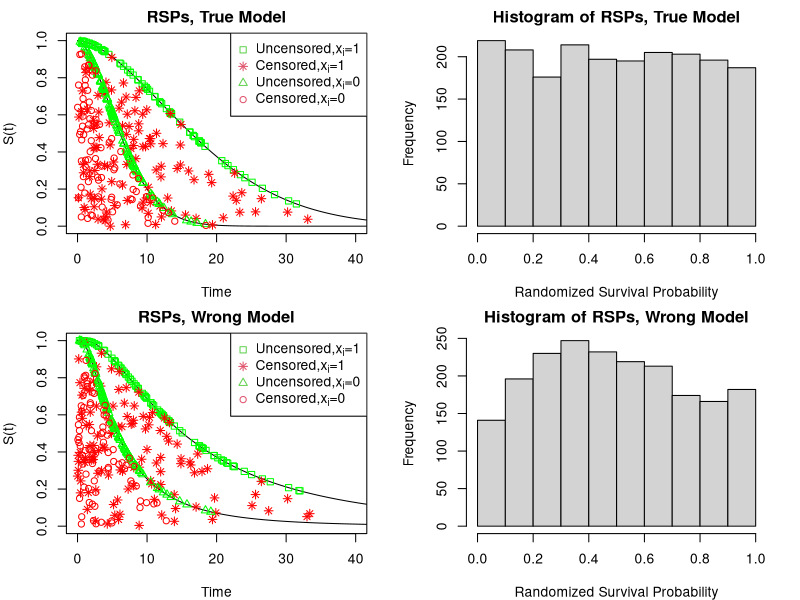
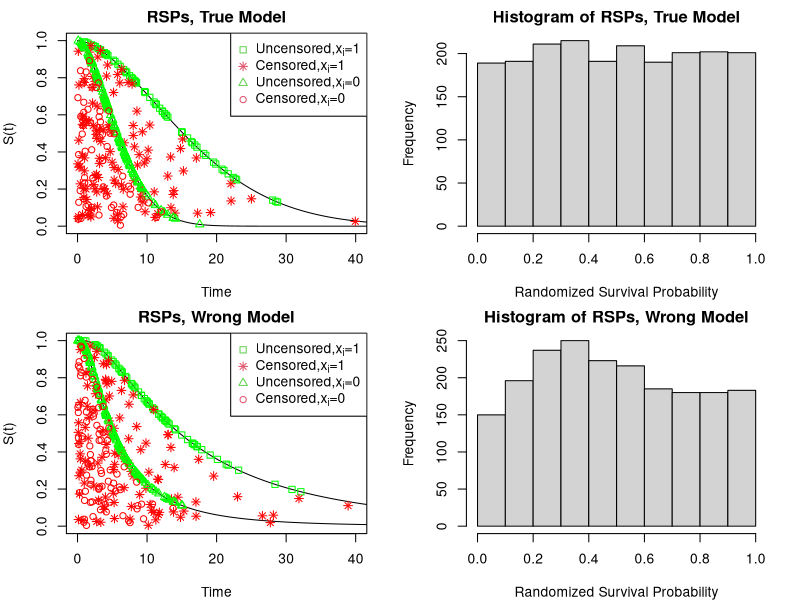
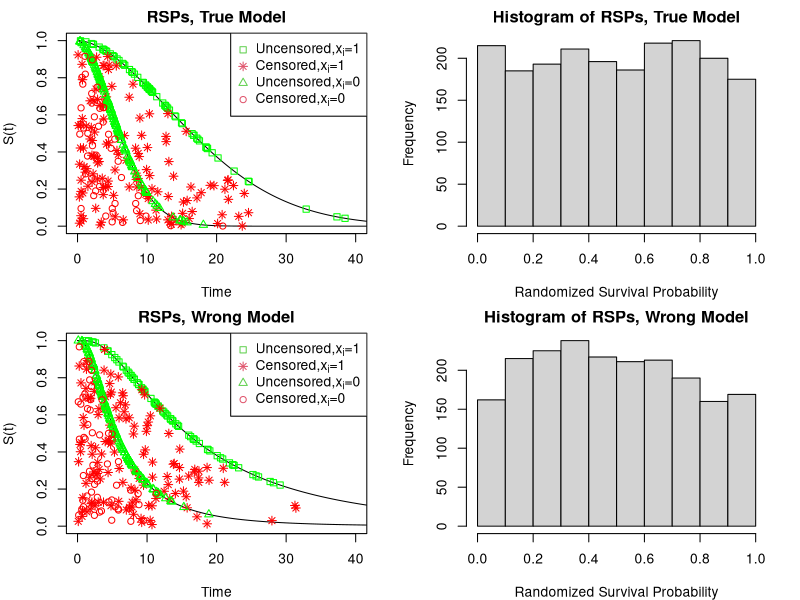
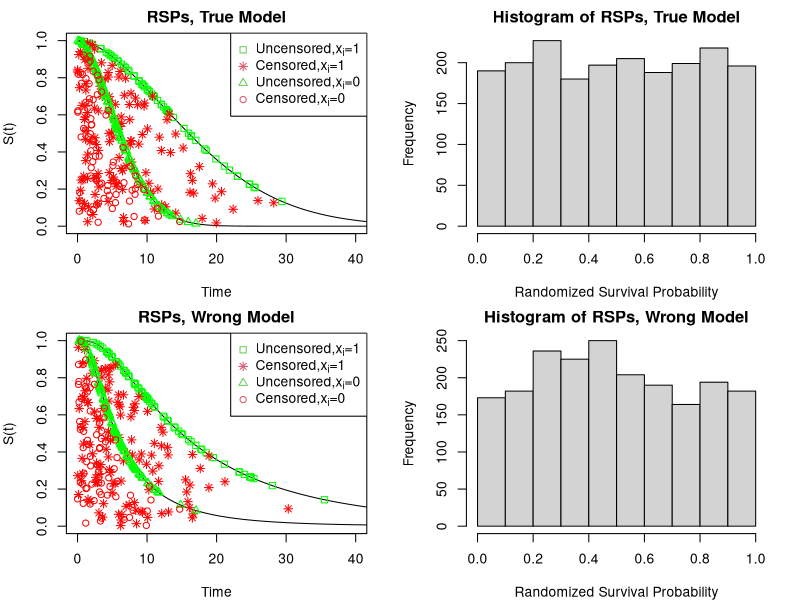
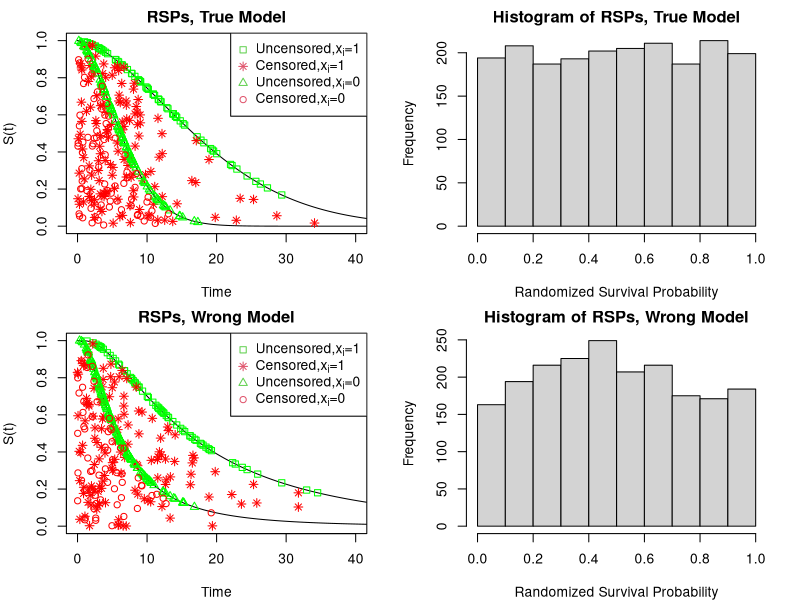
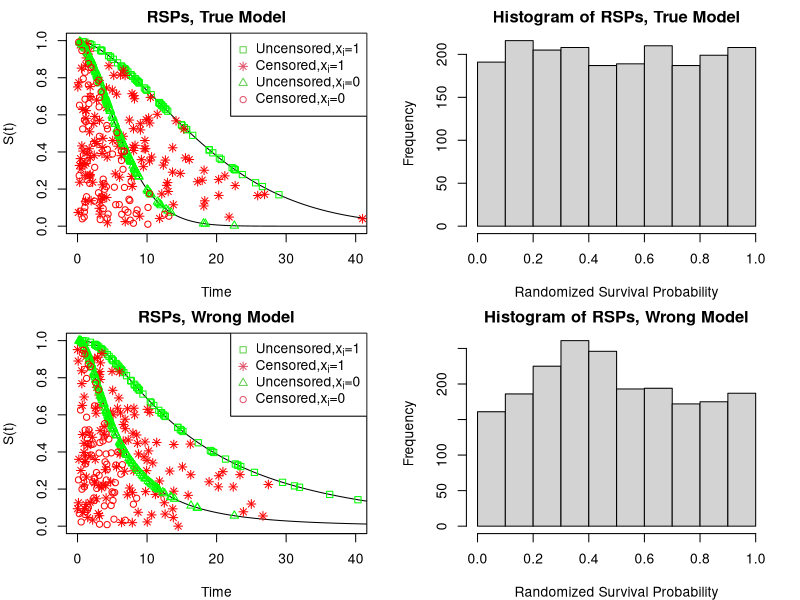
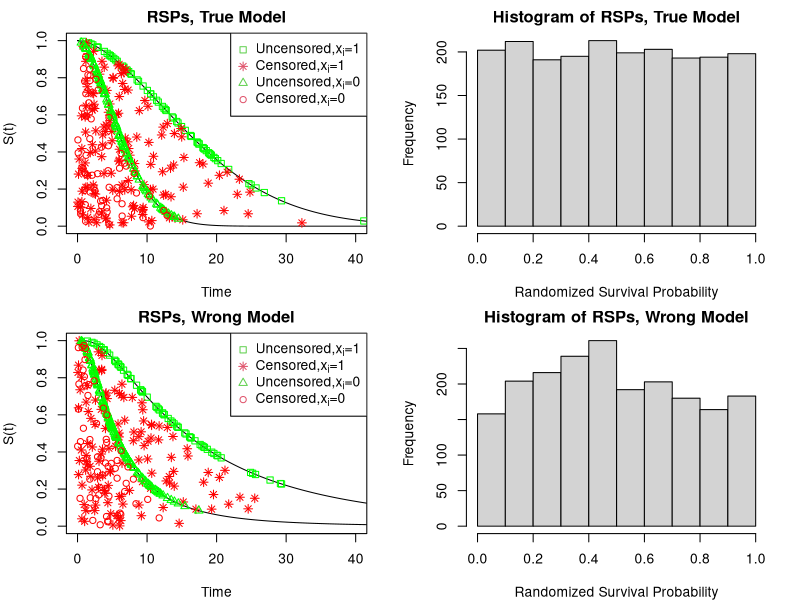
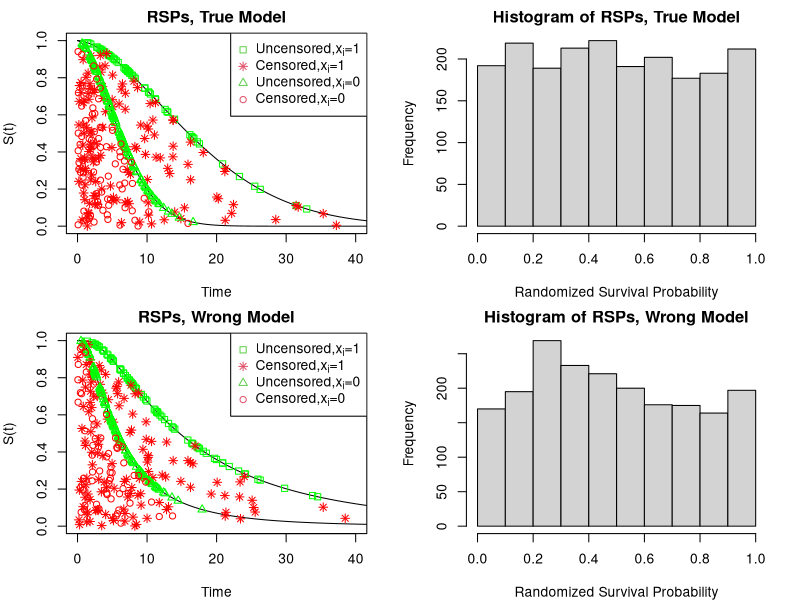

Source code (R) for these figures, in order:
## ---- chunk 1
library(knitr)

opts_chunk$set(
  echo = TRUE,     # Show code by default
  message = FALSE, # Hide messages by default
  warning = FALSE  # Hide warnings by default
)

nrep <- 50
## ---- chunk 2
##input: survreg_fit is a survreg object
resid_survreg<-function(survreg_fit)
{
  distr<-survreg_fit$dist
  y<- survreg_fit$y
  m <- nrow (y)
  parms<- as.numeric(survreg_fit[["parms"]])
  alpha_hat<-1/survreg_fit$scale
  
  if (distr %in% c("weibull","exponential","logistic","lognormal",
                   "loglogistic","gaussian", "loggaussian","rayleigh"))
  {
    SP<-1-(psurvreg(as.data.frame(as.matrix(y))[,-2], 
                    survreg_fit[["linear.predictors"]], 
                    scale=1/alpha_hat, distribution=distr))
    haz <- dsurvreg(as.data.frame(as.matrix(y))[,-2],
                    survreg_fit[["linear.predictors"]],
                    scale=1/alpha_hat, distribution=distr)/SP
  }else if  (distr %in% "t") 
  {
    SP<-1-(psurvreg(as.data.frame(as.matrix(y))[,-2], 
                    survreg_fit[["linear.predictors"]], 
                    scale=1/alpha_hat, distribution=distr,
                    parms = parms))
    haz <- dsurvreg(as.data.frame(as.matrix(y))[,-2], 
                    survreg_fit[["linear.predictors"]],
                    scale=1/alpha_hat, distribution=distr,
                    parms = parms)/SP
  }else stop ("The distribution is not supported")
  censored <- which(as.data.frame(as.matrix(y))[,-1]==0)
  n.censored <- length(censored)
  ## Z-residuals
  RSP <- SP
  RSP[censored] <- RSP[censored]*runif(n.censored)
  zresid <- -qnorm(RSP)
  
  ## Unmodified CS residual
  ucs<- -log(SP)
  ## Modified CS residual
  MSP<- SP
  MSP[censored] <- SP[censored]/exp(1)
  mcs <- -log(MSP)
  nmsp <- -qnorm (MSP)
  ##Martingale Residual
  martg<- as.data.frame(as.matrix(survreg_fit$y))[,-1]- ucs
  ##Deviance Residual
  dev<- sign(martg)* sqrt((-2)*(martg+as.data.frame(as.matrix(survreg_fit$y))[,-1]*
                            log(as.data.frame(as.matrix(survreg_fit$y))[,-1]-martg)))
  zresid.sw.pvalue<-shapiro.test(zresid)$p.value
  ##hazard function
  haz_fn<- haz
  
  list(RSP=RSP,zresid=zresid,zresid.sw.pvalue=zresid.sw.pvalue,
       ucs=ucs, mcs=mcs,martg=martg, dev=dev, nmsp=nmsp,haz_fn=haz_fn)
}
## outputs:
### RSP --- Randomized Survival Probabilities
### zresid --- Normalized RSP 
### zresid.sw.pvalue --- GOF test p-values by applying SW test to Z-residuals
### ucs --- unmodified CS residuals
### mcs --- modified CS residuals
### nmsp --- normalized modified SP
### martg --- Martingale residuals
### dev --- Deviance residuals
### haz_fn --- hazard function of cs residuals


##input: coxfit_fit is a coxph object
resid_coxph<-function(coxfit_fit)
{
  y<- coxfit_fit$y
  m <- nrow (y)
  mre <- resid(coxfit_fit, type="martingale")
  dre <- resid(coxfit_fit, type="deviance")
  ##Unmodified Cox-Snell residual
  ucs <- as.data.frame(as.matrix(y))[,-1] - mre
  ##Survival Function
  SP<- exp(-ucs)
  censored <- which(as.data.frame(as.matrix(y))[,-1]==0)
  n.censored <- length(censored)
  ##NMSP residual (normal-transformed modified survival prob)
  MSP<- SP
  MSP[censored] <- SP[censored]/exp(1)
  mcs <- -log(MSP)
  nmsp<- -qnorm(MSP)
  ##Z-residuals 
  RSP <- SP
  RSP[censored] <- RSP[censored]*runif(n.censored)
  zresid <- -qnorm(RSP)
  zresid.sw.pvalue<-shapiro.test(zresid)$p.value
  list(zresid=zresid,RSP=RSP,zresid.sw.pvalue=zresid.sw.pvalue,
       ucs=ucs,mcs=mcs,nmsp=nmsp)
}
## outputs:
### RSP --- Randomized Survival Probabilities
### zresid --- Normalized RSP 
### zresid.sw.pvalue --- GOF test p-values by applying SW test to Z-residuals
### ucs --- unmodified CS residuals
### mcs --- modified CS residuals
### nmsp --- normalized modified SP
### martg --- Martingale residuals
### dev --- Deviance residuals
### haz_fn --- hazard function of cs residuals

## ---- chunk 3
##simulated data:t from weibull distrbution,c from exponentail distrbutions
set.seed(1) 
rexp2 <- function(n, rate){ if (rate==0) rep(Inf,n) else rexp(n=n, rate = rate)}
simulated_data<- function(n,beta0 , beta1 , alpha, mean.censor)
{   
  x <- rbinom(n, size = 1, p = 0.5)
  t0<- rexp2(n, rate= 1/mean.censor)
  survreg_sim_data <- rsurvreg( n, mean = beta0 + beta1 * x,
                                scale=1/alpha, distribution='weibull')
  t <- pmin(survreg_sim_data, t0)
  d <- as.numeric(t0>= survreg_sim_data )
  data_form<- data.frame(survreg_sim_data,t0,t,d,x) 
  out_r<-list(data_form=data_form, alpha=alpha, beta0=beta0, beta1=beta1)
  return (out_r) 
}
## ---- chunk 4
library("foreach")
library("survival")

n<-2000
beta0<-2
beta1<-1
alpha<-1.7
mean.censor<-14

##nrep is preset to a number
foreach (j = 1:nrep) %do%
{
   ## simulating a dataset
   out_r<- simulated_data(n=n,beta0=beta0,beta1=beta1,
                          alpha=alpha, mean.censor=mean.censor)
   simulated_data_random<-out_r$data_form
   
   ##checking censoring rate
   table(simulated_data_random$d)
   
   ##fit AFT model
   survreg_fit_t <- survreg(Surv(out_r[[1]]$t, 
                                 out_r[[1]]$d) ~ out_r[[1]]$x,dist="weibull")
   survreg_fit_w <- survreg(Surv(out_r[[1]]$t, 
                                 out_r[[1]]$d) ~ out_r[[1]]$x,dist="lognormal")

   ## compute residuals 
   true_model <- resid_survreg(survreg_fit_t)
   wrong_model<- resid_survreg(survreg_fit_w)

   rsp.t <- true_model$RSP
   zresid.t<- true_model$zresid
   rsp.w <- wrong_model$RSP 
   zresid.w<- wrong_model$zresid

   t<-seq(0, 50, length=n)
   gp1<- which(out_r[[1]]$x==1&out_r[[1]]$d==1)
   gp2<- which(out_r[[1]]$x==1&out_r[[1]]$d==0)
   gp3<- which(out_r[[1]]$x==0&out_r[[1]]$d==1)
   gp4<- which(out_r[[1]]$x==0&out_r[[1]]$d==0)

   s1.t<-1-(psurvreg(t, mean=sum(survreg_fit_t$coefficients),
                     scale=survreg_fit_t$scale, distribution="weibull"))
   s0.t<-1-(psurvreg(t, mean=survreg_fit_t$coefficients[[1]],
                     scale=survreg_fit_t$scale, distribution="weibull"))

   s1.w<-1-(psurvreg(t, mean=sum(survreg_fit_w$coefficients),
                     scale=survreg_fit_w$scale, distribution="lognormal"))
   s0.w<-1-(psurvreg(t, mean=survreg_fit_w$coefficients[[1]], 
                     scale=survreg_fit_w$scale, distribution="lognormal"))
   
   par(mfrow = c(2,2),mar=c(4,4,2,2))
   
   ##The plot of true model
   plot(t, s1.t,type="l", ylab="S(t)",xlab="Time",
        main="RSPs, True Model",ylim=c(0,1.0),xlim=c(0,40))
   lines(t, s0.t)
   ### choose a random sample of observations for display
   sp <- sample(1:n,400)
   s.gp1 <- gp1[which(gp1 %in% sp)]
   s.gp2 <- gp2[which(gp2 %in% sp)]
   s.gp3 <- gp3[which(gp3 %in% sp)]
   s.gp4 <- gp4[which(gp4 %in% sp)]

   points(out_r[[1]]$t[s.gp1], rsp.t[s.gp1],col="green",pch=0)
   points(out_r[[1]]$t[s.gp2],rsp.t[s.gp2],col="red",pch=8)
   points(out_r[[1]]$t[s.gp3],rsp.t[s.gp3],pch=2,col="green")
   points(out_r[[1]]$t[s.gp4],rsp.t[s.gp4],pch=1,col="red")
   legend ("topright", 
           legend = c(expression('Uncensored,x'['i']*"=1"),
                      expression('Censored,x'['i']*'=1'),
                      expression('Uncensored,x'['i']*'=0'),
                      expression('Censored,x'['i']*'=0')),
           pch=c(0,8,2,1), col = c(3,2,3,2))
   hist(rsp.t,xlab="Randomized Survival Probability",main="Histogram of RSPs, True Model")
   
   ##The plot of wrong model
   plot(t, s1.w,type="l",ylab="S(t)",xlab="Time",main="RSPs, Wrong Model",
        ylim=c(0,1.0),xlim=c(0,40))
   lines(t, s0.w)
   
   sp <- sample(1:n,400)
   s.gp1 <- gp1[which(gp1 %in% sp)]
   s.gp2 <- gp2[which(gp2 %in% sp)]
   s.gp3 <- gp3[which(gp3 %in% sp)]
   s.gp4 <- gp4[which(gp4 %in% sp)]

   points(out_r[[1]]$t[s.gp1],rsp.w[s.gp1],col="green",pch=0)
   points(out_r[[1]]$t[s.gp2],rsp.w[s.gp2],col="red",pch=8)
   points(out_r[[1]]$t[s.gp3],rsp.w[s.gp3],pch=2,col="green")
   points(out_r[[1]]$t[s.gp4],rsp.w[s.gp4],pch=1,col="red")

   legend ("topright", legend = c(expression('Uncensored,x'['i']*"=1"),
                                  expression('Censored,x'['i']*'=1'),
                                  expression('Uncensored,x'['i']*'=0'),
                                  expression('Censored,x'['i']*'=0')),
           pch=c(0,8,2,1), col = c(3,2,3,2)
          )
   hist(rsp.w,xlab="Randomized Survival Probability",
        main="Histogram of RSPs, Wrong Model")
}
## ---- chunk 5
##simulated data:t from weibull distrbution,c from exponentail distrbutions
set.seed(1) 
rexp2 <- function(n, rate){ if (rate==0) rep(Inf,n) else rexp(n=n, rate = rate)}
simulated_data<- function(n,beta0 , beta1 , alpha, mean.censor)
{   
  x <- rbinom(n, size = 1, p = 0.5)
  t0<- rexp2(n, rate= 1/mean.censor)
  survreg_sim_data <- rsurvreg( n, mean = beta0 + beta1 * x,
                                scale=1/alpha, distribution='weibull')
  t <- pmin(survreg_sim_data, t0)
  d <- as.numeric(t0>= survreg_sim_data )
  data_form<- data.frame(survreg_sim_data,t0,t,d,x) 
  out_r<-list(data_form=data_form, alpha=alpha, beta0=beta0, beta1=beta1)
  return (out_r) 
}
## ---- chunk 6
library("foreach")
library("survival")


n<- 800
beta0<-2
beta1<-1
alpha<-2
mean.censor<-14.6

##nrep is preset to a number
foreach (j = 1:nrep) %do%
{
    ## simulating a dataset
    out_r<- simulated_data(n=n,beta0=beta0,beta1=beta1,
                           alpha=alpha, mean.censor=mean.censor)
    simulated_data_random<-out_r$data_form
    ##checking censoring rate
    table(simulated_data_random$d)
    
    ##fit AFT model 
    true_model <- survreg(Surv(out_r[[1]]$t, out_r[[1]]$d) ~ out_r[[1]]$x,dist="weibull")
    wrong_model <- survreg(Surv(out_r[[1]]$t, out_r[[1]]$d) ~ out_r[[1]]$x,dist="lognormal")
    zresid.t<-resid_survreg(true_model)
    zresid.w<-resid_survreg(wrong_model)
    
    ##the cumulative hazard function estimated by Kaplan-Meier method of CS residuals
    km.ucs.t <- survfit(Surv(zresid.t$ucs, out_r[[1]]$d)~1,type='fleming')
    id.ucs.t<-order(zresid.t$ucs)
    km.ucs.w <- survfit(Surv(zresid.w$ucs, out_r[[1]]$d)~1,type='fleming')
    id.ucs.w<-order(zresid.w$ucs)
    ##The plot of true model
    par(mfrow = c(2,3),mar=c(4,4,2,2))     
    resid.lim <- c(-1,1) * max(range(abs(zresid.t$zresid),abs(zresid.w$zresid)),5)     
    cs.lim <- c(0,max(6,range(km.ucs.t$cumhaz,km.ucs.w$cumhaz)))
    
    plot(zresid.t$zresid,ylab="Z-residuals",col=out_r[[1]]$d+2,pch=out_r[[1]]$d+1,
         ylim=resid.lim, main="True Model, Z-residuals  plot") 
    legend ("topleft", pch = c(2,1), legend = c("Uncensored", "Censored"),
            col = c(3,2), cex=1)
    
    qqnorm(zresid.t$zresid,xlab="Theoretical Quantiles", ylab="Sample Quantiles",
           main= paste0("True Model, QQ plot, SW p-value=", 
                       sprintf("%4.3f",zresid.t$zresid.sw.pvalue)), 
           xlim=resid.lim, ylim = resid.lim)
    abline(a=0, b=1)
    
    
    plot(km.ucs.t, fun="cumhaz", xlab="Unmodified Cox-Snell Residuals",
         ylab="Cumulative Hazard Function", 
         main="True Model, Cum. Hazard of CS Residuals",
         xlim=c(0,6), ylim = c(0,6))
    abline(a=0, b=1, col="blue", lty=2)
    
    points(km.ucs.t$time, -log(km.ucs.t$surv), col =out_r[[1]]$d[id.ucs.t]+2,
           pch=out_r[[1]]$d[id.ucs.t]+1)
    legend ("topleft", pch = c(2,1), legend = c("Uncensored", "Censored"),
            col = c(3,2), cex=1)
    

    ##The plot of wrong model
    
    plot(zresid.w$zresid,ylab="Z-residuals",col=out_r[[1]]$d+2,pch=out_r[[1]]$d+1,
         ylim=resid.lim, main="Wrong Model, Z-residuals plot") 
    legend ("topleft", pch = c(2,1), legend = c("Uncensored", "Censored"),col = c(3,2), cex=1)
    
    qqnorm(zresid.w$zresid,xlab="Theoretical Quantiles", ylab="Sample Quantiles",
           main=paste0("Wrong Model, QQ plot, SW p-value=",
                       sprintf("%4.3f",zresid.w$zresid.sw.pvalue)), 
           xlim=resid.lim, ylim = resid.lim)
    abline(a=0,b=1)
    

    plot(km.ucs.w, fun="cumhaz", xlab=("Unmodified Cox-Snell Residuals"),
         ylab=("Cumulative Hazard Function"),
         main="Wrong Model, Cum. Hazard of CS Residuals",  
         xlim=c(0,6), ylim = c(0,6))
    abline(a=0, b=1, col="blue", lty=2)
    
    points(km.ucs.w$time, -log(km.ucs.w$surv), col =out_r[[1]]$d[id.ucs.w]+2,
           pch=out_r[[1]]$d[id.ucs.w]+1)
    legend ("topleft", pch = c(2,1), legend = c("Uncensored", "Censored"),col = c(3,2), cex=1)
}
## ---- chunk 7
##simulated data:t from weibull distrbution,c from exponentail distrbutions
set.seed(1) 
rexp2 <- function(n, rate){ if (rate==0) rep(Inf,n) else rexp(n=n, rate = rate)}
simulated_data<- function(n, beta0, beta1, alpha, mean.censor)
{
  x <- runif(n,0,(3*pi)/2)
  fx <-  sin(2*x)
  t0<- rexp2(n,rate= 1/mean.censor)
  ##gamma is shape
  survreg_sim_data <- rsurvreg( n, mean = beta0 + beta1 * fx,
                                scale=1/alpha, distribution='weibull')
  t <- pmin(survreg_sim_data, t0)
  d <- as.numeric(t0>= survreg_sim_data )
  data_form<- data.frame(survreg_sim_data,t0,t,d,x, fx) 
  out_r<-list(data_form=data_form, alpha=alpha, beta0=beta0, beta1=beta1)
  return (out_r) 
}
## ---- chunk 8
library("foreach")
library("survival")

n<-800
beta0<-2
beta1<-2
alpha<-1.8
mean.censor<-16

##nrep is preset to a number

foreach (j = 1:nrep) %do%
{
    ## simulating a dataset
    out_r<- simulated_data(n=n,beta0=beta0,beta1=beta1,
                           alpha=alpha,mean.censor=mean.censor)
    simulated_data_random<-out_r$data_form
    ##checking censoring rate
    table(simulated_data_random$d)
    ##fit AFT model 
    true_model <- survreg(Surv(out_r[[1]]$t , out_r[[1]]$d) ~ out_r[[1]]$fx,dist="weibull")
    wrong_model <- survreg(Surv(out_r[[1]]$t , out_r[[1]]$d) ~ out_r[[1]]$x,dist="weibull")
    zresid.t<-resid_survreg(true_model)
    zresid.w<-resid_survreg(wrong_model)
    ##the cumulative hazard function estimated by Kaplan-Meier method of CS residuals
    km.ucs.t <- survfit(Surv(zresid.t$ucs, out_r[[1]]$d)~1,type='fleming')
    id.ucs.t<-order(zresid.t$ucs)
    km.ucs.w <- survfit(Surv(zresid.w$ucs, out_r[[1]]$d)~1,type='fleming')
    id.ucs.w<-order(zresid.w$ucs)
    
    par(mfrow = c(2,3),mar=c(4,4,2,2))     
    resid.lim <- c(-1,1) * max(range(abs(zresid.t$zresid),abs(zresid.w$zresid)),5)     
    cs.lim <- c(0,max(6,range(km.ucs.t$cumhaz,km.ucs.w$cumhaz)))
    ##The plot of true model
    plot(simulated_data_random$x,zresid.t$zresid,xlab="X",ylab="Z-residuals",col=out_r[[1]]$d+2,
         pch=out_r[[1]]$d+1,main="True Model, Z-residuals plot",ylim=resid.lim) 
    legend ("topleft", pch = c(2,1), legend = c("Uncensored", "Censored"),col = c(3,2), cex=1)
    
    qqnorm(zresid.t$zresid,xlab="Theoretical Quantiles", ylab="Sample Quantiles",
           main=paste0("True Model, QQ plot, SW p-value=", 
                       sprintf("%4.3f",zresid.t$zresid.sw.pvalue)), 
           xlim=resid.lim, ylim = resid.lim);abline(a=0,b=1)
    
    plot(km.ucs.t, fun="cumhaz", xlab="Unmodified Cox-Snell Residuals",
         ylab="Cumulative Hazard Function",
         main="True Model, Cum. Hazard of CS Residuals",
         xlim=c(0,6), ylim = c(0,6))
    abline(0, 1, col="blue", lty=2)
    points(km.ucs.t$time, -log(km.ucs.t$surv), col =out_r[[1]]$d[id.ucs.t]+2,
           pch=out_r[[1]]$d[id.ucs.t]+1)
    legend ("topleft", pch = c(2,1), legend = c("Uncensored", "Censored"),col = c(3,2), cex=1)
    
    ##The plot of wrong model
    plot(simulated_data_random$x,zresid.w$zresid,xlab="X",ylab="Z-residuals",col=out_r[[1]]$d+2,
         pch=out_r[[1]]$d+1,main="Wrong Model, Z-residuals plot",ylim=resid.lim)  
    legend ("topleft", pch = c(2,1), legend = c("Uncensored", "Censored"),col = c(3,2), cex=1)
    
    qqnorm(zresid.w$zresid,xlab="Theoretical Quantiles", ylab="Sample Quantiles",
           main=paste0("Wrong Model, QQ plot, SW p-value=", 
                       sprintf("%4.3f",zresid.w$zresid.sw.pvalue)), 
           xlim=resid.lim, ylim = resid.lim);abline(a=0,b=1)
    
    plot(km.ucs.w, fun="cumhaz", xlab=("Unmodified Cox-Snell Residuals"),
         ylab=("Cumulative Hazard Function"),
         main="Wrong Model, Cum. Hazard of CS Residuals", 
         xlim=c(0,6), ylim = c(0,6))
    abline(0, 1, col="blue", lty=2)
    points(km.ucs.w$time, -log(km.ucs.w$surv), col =out_r[[1]]$d[id.ucs.w]+2,
           pch=out_r[[1]]$d[id.ucs.w]+1)
    legend ("topleft", pch = c(2,1), legend = c("Uncensored", "Censored"),col = c(3,2), cex=1)
}

## ---- chunk 9
library(survival)
real.data <- read.csv("real_data.csv")
real.data$grade <- as.factor(real.data$grade)
real.data
## ---- chunk 10
##fit three AFT models 
fit_weibull     <- survreg(Surv(real.data$time , real.data$status)~.,
                           data=real.data[,-c(1:3)],dist="weibull")
fit_lognormal   <- survreg(Surv(real.data$time , real.data$status)~.,
                           data=real.data[,-c(1:3)],dist="lognormal")
fit_loglogistic <- survreg(Surv(real.data$time , real.data$status) ~.,
                           data=real.data[,-c(1:3)],dist="loglogistic")

## ---- chunk 11
library("foreach")
##nrep is preset for controlling the number of replications of Z-residuals
foreach (j = 1:nrep) %do%
{
  ##compute residuals (including Z-residuals)
  resid.wb<-resid_survreg(fit_weibull)
  resid.ln<-resid_survreg(fit_lognormal)
  resid.ll<-resid_survreg(fit_loglogistic)
  
  ##the cumulative hazard function estimated by Kaplan-Meier method of CS residuals
  km.wb <- survfit(Surv(resid.wb$ucs, real.data$status)~1,type='fleming')
  id.wb<-order(resid.wb$ucs)
  km.ln <- survfit(Surv(resid.ln$ucs, real.data$status)~1,type='fleming')
  id.ln<-order(resid.ln$ucs)
  km.ll <- survfit(Surv(resid.ll$ucs, real.data$status)~1,type='fleming')
  id.ll<-order(resid.ll$ucs)
  
  par(mfrow = c(3,3),mar=c(4,4,2,2))
  
  ##The plot of Weibull model
  plot(resid.wb$zresid,xlab="Index", ylab="Z-residuals",main="Weibull,Z-residuals plot", 
       col=real.data$status+2, pch=real.data$status+1,ylim=c(-5,5))
  legend ("topleft", pch = c(2,1), legend = c("Uncensored", "Censored"),
          col = c(3,2), cex=1)
  
  qqnorm(resid.wb$zresid,xlab="Theoretical Quantiles",ylab="Sample Quantiles", 
         main=paste0("Weibull, QQ plot, SW p-value=", 
                     sprintf("%4.3f", resid.wb$zresid.sw.pvalue)), 
         xlim=c(-5,5), ylim = c(-5,5))
  abline(a=0,b=1)

  
  plot(km.wb, fun="cumhaz", xlab="Cox-Snell Residuals",
       ylab="Cumulative Hazard Function",
       main="Weibull, Cum. Hazard of CS Residuals",
       ylim= c(0,4),xlim=c(0,4))  
  abline(0, 1, col="blue", lty=2)
  points(km.wb$time,-log(km.wb$surv), col=real.data$status[id.wb]+2,
         pch=real.data$status[id.wb]+1 )
  legend ("topleft", pch = c(2,1), legend = c("Uncensored", "Censored"),
          col = c(3,2), cex=1)
  
  ##The plot of Log-normal model
  plot(resid.ln$zresid,xlab="Index",ylab="Z-residuals",main="Log-normal,Z-residuals plot",
       col=real.data$status+2, pch=real.data$status+1,ylim=c(-5,5))
  legend ("topleft", pch = c(2,1), legend = c("Uncensored", "Censored"),
          col = c(3,2), cex=1)
  
  qqnorm(resid.ln$zresid,xlab="Theoretical Quantiles", ylab="Sample Quantiles",
         main=paste0("Log-normal, QQ plot, SW p-value=", 
                     sprintf("%4.3f", resid.ln$zresid.sw.pvalue)), 
         xlim=c(-5,5), ylim = c(-5,5))
  abline(a=0,b=1)

  
  plot(km.ln, fun="cumhaz", xlab=("Cox-Snell Residuals"),
       ylab=("Cumulative Hazard Function"),
       main="Log-normal, Cum. Hazard of CS Residuals",
       ylim= c(0,4),xlim=c(0,4))  
  abline(0, 1, col="blue", lty=2)
  points(km.ln$time, -log(km.ln$surv),col=real.data$status[id.ln]+2,
         pch=real.data$status[id.ln]+1 )
  legend ("topleft", pch = c(2,1), legend = c("Uncensored", "Censored"),
          col = c(3,2), cex=1)
  
  
  ##The plot of Log-logistic model
  plot(resid.ll$zresid,xlab="Index",ylab="Z-residuals",main="Log-logistic,Z-residuals plot",
       col=real.data$status+2, pch=real.data$status+1,ylim=c(-5,5))
  legend ("topleft", pch = c(2,1), legend = c("Uncensored", "Censored"),
          col = c(3,2), cex=1)
  
  qqnorm(resid.ll$zresid,xlab="Theoretical Quantiles", ylab="Sample Quantiles",
         main=paste0("Log-logistic, QQ plot, SW p-value=", 
                     sprintf("%4.3f", resid.ll$zresid.sw.pvalue)), 
         xlim=c(-5,5), ylim = c(-5,5))
  abline(a=0,b=1)
  
  plot(km.ll, fun="cumhaz", xlab=("Cox-Snell Residuals"), 
       ylab=("Cumulative Hazard Function"),
       main="Log-logistic, Cum. Hazard of CS Residuals",
       ylim= c(0,4),xlim=c(0,4))   
  abline(0, 1, col="blue", lty=2)
  points(km.ll$time, -log(km.ll$surv), col=real.data$status[id.ll]+2,
         pch=real.data$status[id.ll]+1)
  legend ("topleft", pch = c(2,1), legend = c("Uncensored", "Censored"),
          col = c(3,2), cex=1)
}
